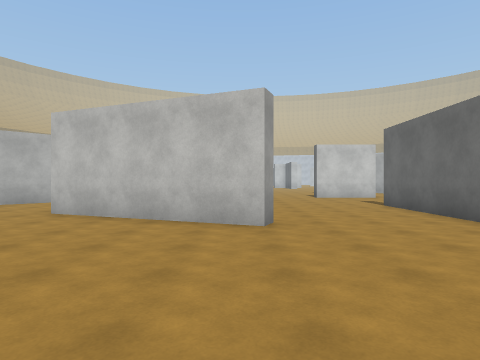
View 1 (above)

24 first-person views from a walk through a scene from a Unity 3-D project. The camera is 1.5 m above the floor, looks level and sees 75° across. The floor is counted in squares, 2 m on a side. Each view is taken from the middle of a square. On the plan, view 1 faces up. The plan holds only what a view shows up to about 10 squares ahead; the rest is blank. The place goes on beyond the plan. The player is left out. Surface patterns are stand-ins for the level's own textures.

View 2
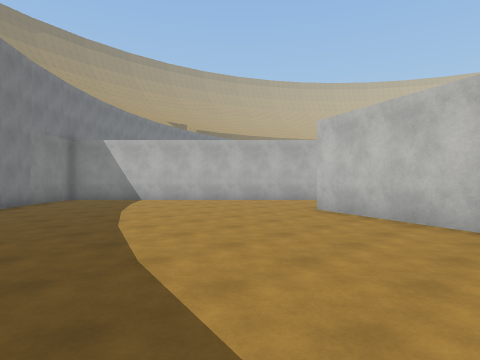

View 3
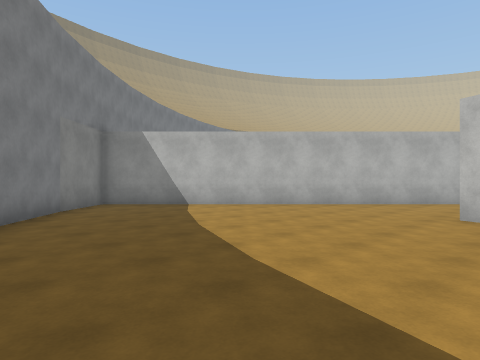

View 4
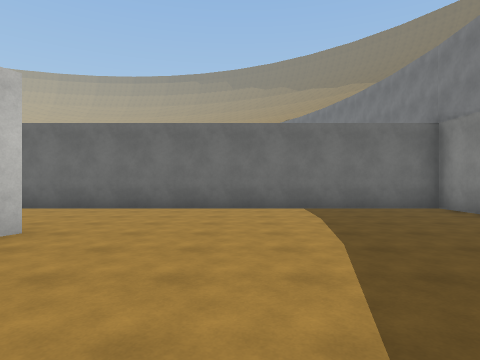

View 5
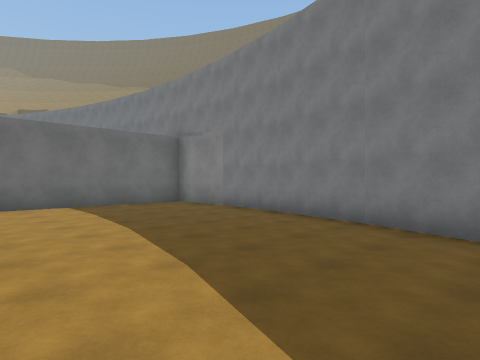

View 6
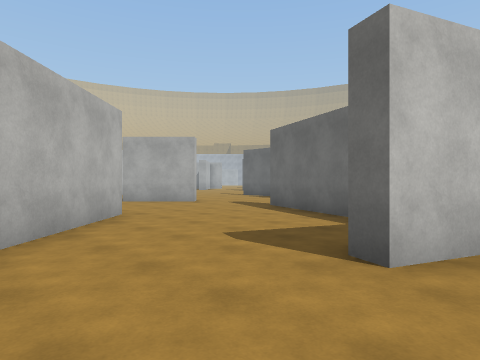

View 7
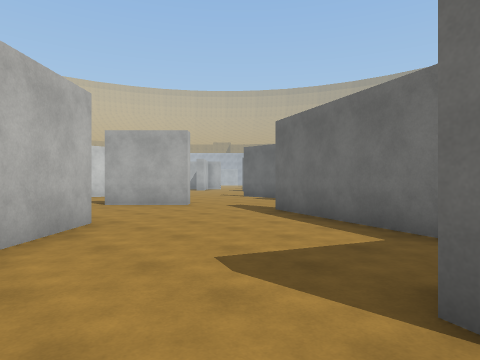

View 8
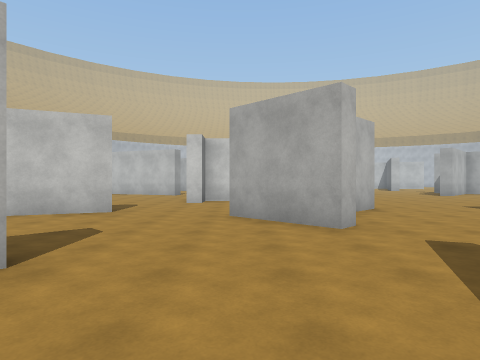

View 9
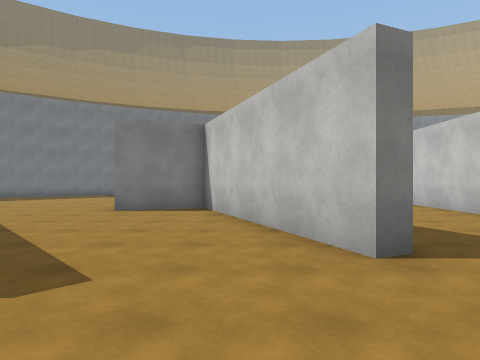

View 10
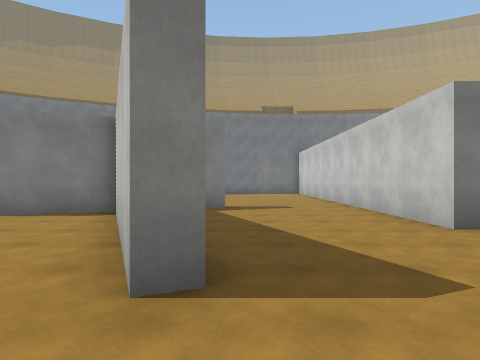

View 11
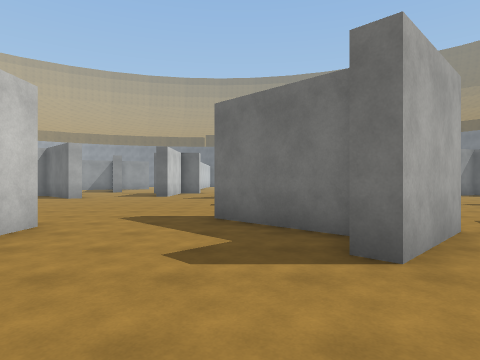

View 12
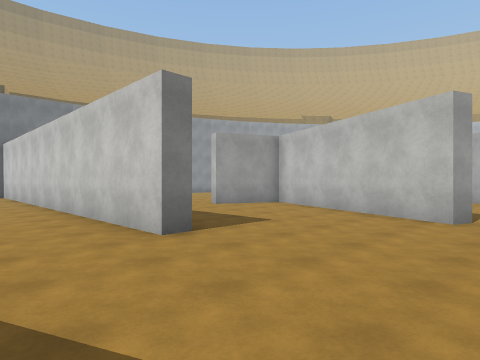

View 13
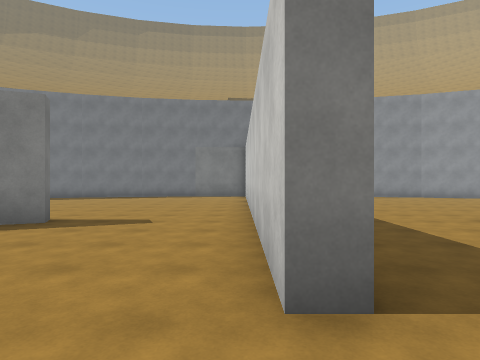

View 14
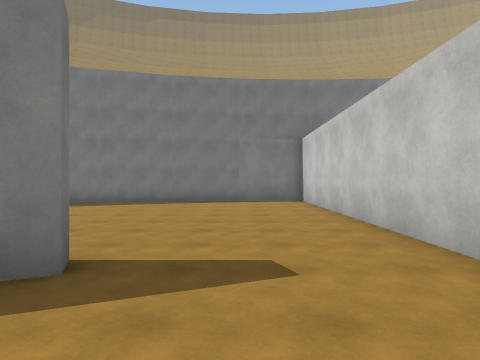

View 15
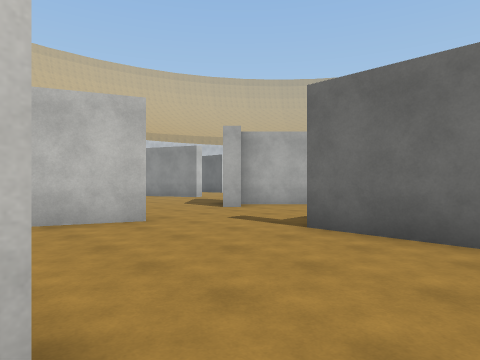

View 16
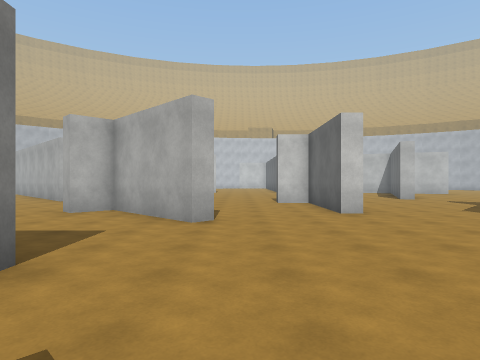

View 17
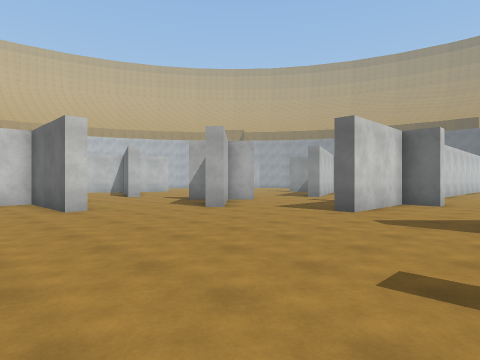

View 18
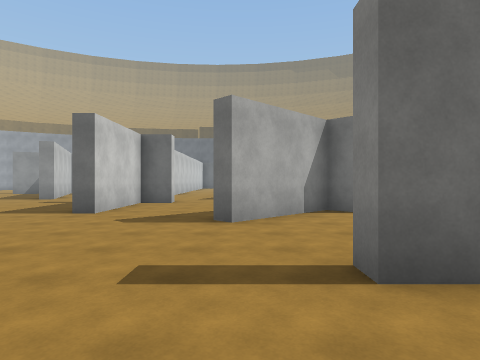

View 19
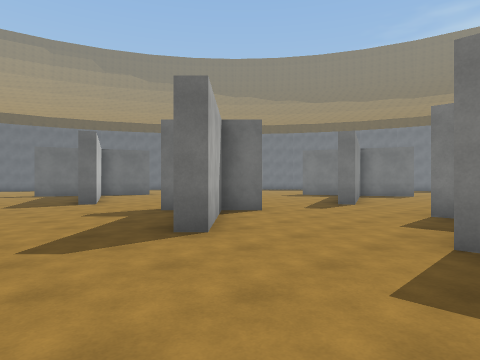

View 20
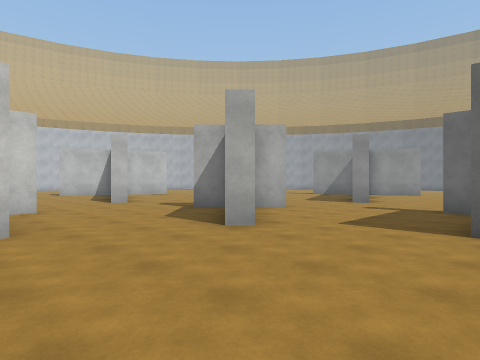

View 21
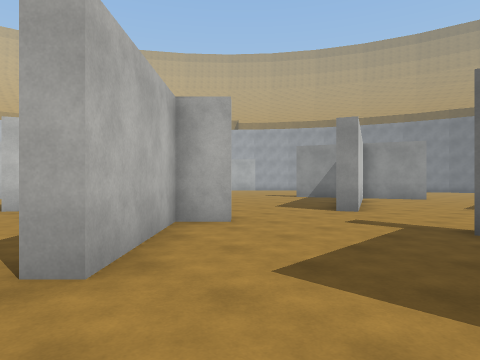

View 22
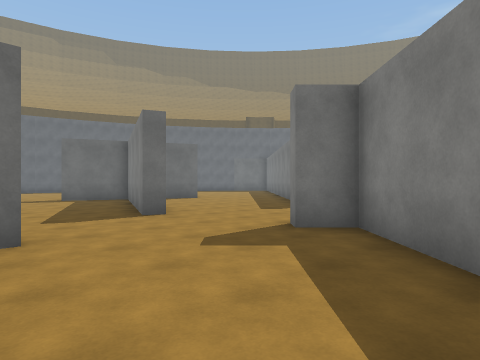

View 23
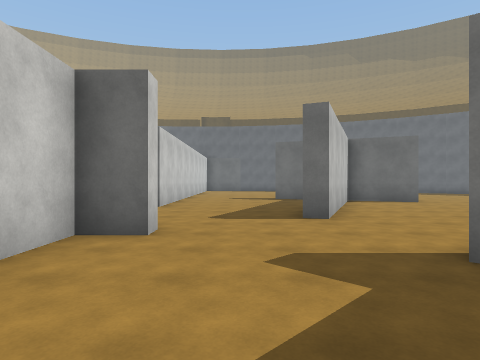

View 24
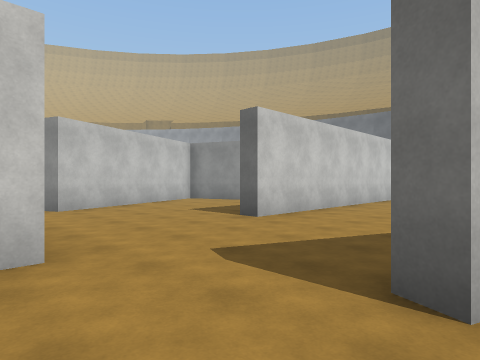

### Floor plan
Points are (right, up) in squares from view 1. A wall is a line through its corners. A room is listed if a view was taken in it or the views show most of it. See-through windows are left out.
Room 1 (views 1, 2, 3, 4, 5, 6, 7, 8, 9)
walls: (-1.4, 8) (0.3, 12); (0.6, 5.5) (0.4, 5.1) (-4.2, 7) (-4, 7.4); (-4, 12.7) (-12.8, 3.8) (-11.2, 2.2); (-4.5, -1.7) (-2.7, -2.3) (-0.3, -2.9); (-11.3, 2.3) (-9.3, 0.8); (-0.5, -2.9) (2, -3.3); (-0.1, 15.1) (-0.4, 14.8) (-2.2, 16.5); (1.9, -3.3) (4.3, -3.3) (4.3, 4.5); (-5, 17.3) (-10.4, 15.1) (-9.6, 13)
ways out: opening at (-9.5, 11.5) to room 3; opening at (-3.5, 17) to room 3; opening at (0, 13.5); opening at (2, 4.7)
Room 2 (views 10, 16, 17, 18, 19, 20, 21, 22, 23, 24)
walls: (8.3, 18) (10.2, 16.2) (10.9, 16.9) (11.2, 16.6); (12.3, 22.2) (12.3, 22.8); (12.8, 20.2) (12.3, 20.2) (12.3, 21.3) (9, 21.3) (9, 21.8); (10.9, 26.1) (10.2, 26.8) (7.8, 24.5) (7.4, 24.9); (9, 15.1) (9.8, 15.8) (7.5, 18.1) (7.9, 18.5); (14, 17.3) (14.2, 17.8) (17.3, 16.5); (9.7, 27.2) (9, 27.9); (4.9, 26) (4.3, 26); (4.3, 16.2) (4.3, 17) (4.8, 17); (1.5, 18.2) (0.7, 17.4); (5.2, 13.7) (5.8, 13.7); (1.5, 24.9) (1.2, 24.5); (5.8, 29.2) (5.2, 29.2); (0.1, 21.3) (-0.9, 21.3); (16.9, 26.3) (14.2, 25.2) (14, 25.7); (19.5, 21.3) (16.8, 21.3) (16.8, 21.8); (-0.9, 16.5) (1.2, 18.5)
ways out: opening at (-3, 19) to room 3; opening at (1.5, 23.5) to room 3; opening at (2, 17); opening at (2.5, 25.5); opening at (7, 13.3); opening at (9, 13.5); opening at (11.5, 28); opening at (12.5, 17)
Room 3 (views 11, 12, 13, 14, 15)
walls: (-11.9, 17.4) (-11.5, 17.6) (-11.2, 16.9); (-7.7, 21.8) (-7.7, 21.3) (-19, 21.3); (-11.3, 25.9) (-11.5, 25.4); (-5.2, 17.8) (-5, 17.3); (-3.7, 20.5) (-3.7, 22.8); (-5, 25.7) (-5.2, 25.2) (-9.9, 27.2); (-2.2, 16.5) (-1.8, 16.9); (1.2, 24.5) (-1.2, 26.8) (-1.9, 26.1) (-2.3, 26.5)
ways out: opening at (-9.5, 11.5) to room 1; opening at (-3.5, 17) to room 1; opening at (-3, 19) to room 2; opening at (1.5, 23.5) to room 2; opening at (-3.5, 26.5)

Where each view was taken, in squares from view 1:
view 1: 0 up, 0 right, facing up
view 2: 0 up, 0 right, facing up-left
view 3: 0 up, 3 left, facing up-left
view 4: 2 up, 4 left, facing right
view 5: 3 up, 5 left, facing down-right
view 6: 6 up, 7 left, facing up-right
view 7: 7 up, 6 left, facing up-right
view 8: 10 up, 2 left, facing up
view 9: 16 up, 2 left, facing left
view 10: 18 up, 3 left, facing left
view 11: 18 up, 5 left, facing right
view 12: 19 up, 4 left, facing up-left
view 13: 21 up, 6 left, facing left
view 14: 19 up, 9 left, facing left
view 15: 20 up, 8 left, facing up-right
view 16: 19 up, 2 right, facing up
view 17: 18 up, 2 right, facing up-right
view 18: 18 up, 2 right, facing right
view 19: 21 up, 4 right, facing down-right
view 20: 21 up, 4 right, facing up-right
view 21: 22 up, 7 right, facing up-right
view 22: 21 up, 8 right, facing down-right
view 23: 19 up, 8 right, facing right
view 24: 17 up, 12 right, facing up-right
